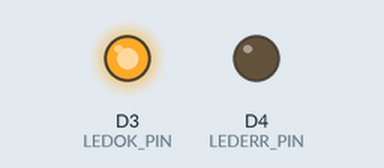
Recording of a program running on a simulated ESP8266 (NodeMCU). Parts: output pins drawn as LEDs (lit = HIGH). WiFi joins after 1.5 s; servers stay silent unless stated; what the program prints to the serial monitor is not drawn.

Above: at 0.1 s.
At 1.8 s:
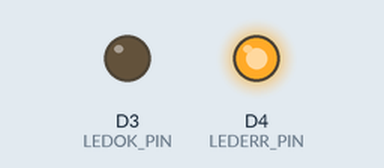
Timing chart, 0 to 3.3 s (numbered marks = the images above):
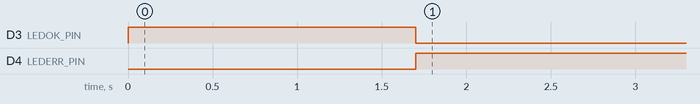

Measured:
- by itself, D3 (LEDOK_PIN): HIGH → LOW at 1.7 s
- by itself, D4 (LEDERR_PIN): LOW → HIGH at 1.7 s

The program:

main.cpp
```cpp
#include "Arduino.h"
#include "led/Led.h"
#include "potenz/Potenziometro.h"
#include <ESP8266HTTPClient.h>
#include <ESP8266WiFi.h>
#include <ArduinoJson.h>

#define LEDERR_PIN D4
#define LEDOK_PIN D3
#define POT_PIN A0

Potenziometro* pot;
Light* ledErr;
Light* ledOk;

/* wifi network name */
String ssidName = "TODO";
/* WPA2 PSK password */
String pwd = "TODO";
/* service IP address */
String address = "TODO";
/*STATO BIDONE */
enum { AVAILABLE, NOTAVAILABLE} stato;
/*Wmax*/
int maxWeight = 0;
int pesoAttuale = 0;

void setup() {
  Serial.begin(9600);

  ledOk = new Led(LEDOK_PIN);
  ledErr = new Led(LEDERR_PIN);
  pot = new Potenziometro(POT_PIN);

  maxWeight = pot->readPotenziometro();
  stato = AVAILABLE;

  ledOk->switchOn();
  ledErr->switchOff();

  WiFi.begin(ssidName, pwd);
  Serial.print("Connecting...");
  while (WiFi.status() != WL_CONNECTED) {
    delay(500);
    Serial.print(".");
  }
  Serial.println("Connected");
}

String extractJSONfromArray(String risposta){

  // compute the required size
  const size_t CAPACITY = JSON_ARRAY_SIZE(100);

  // allocate the memory for the document
  StaticJsonDocument<CAPACITY> doc;

  // parse a JSON array
  deserializeJson(doc, risposta);

  // extract the values
  JsonArray array = doc.as<JsonArray>();
  String valore;
  for(JsonVariant v : array) {
      valore = v.as<String>();
  }
  return valore;
}

int sendData(String address, String apiMethod, String key, String value){
  int httpCode = 0;
  if(WiFi.status()== WL_CONNECTED){   //Check WiFi connection status
    WiFiClient client;
    HTTPClient http;    //Declare object of class HTTPClient

    http.begin(client, address + "/api/" + apiMethod);      //Specify request destination
    http.addHeader("Content-Type", "application/json");  //Specify content-type header

    String msg = "{ \"" + key + "\":" + value + " }";
    httpCode = http.POST(msg);   //Send the request
    String payload = http.getString();                  //Get the response payload

    Serial.println(httpCode);   //Print HTTP return code
    Serial.println(payload);    //Print request response payload

    http.end();  //Close connection
  }

  return httpCode;
}

String getData(String address, String apiMethod){
  String payload = "Errore";
  if (WiFi.status() == WL_CONNECTED) { //Check WiFi connection status
    WiFiClient client;
    HTTPClient http;  //Declare an object of class HTTPClient

    http.begin(client, address + "/api/" + apiMethod);  //Specify request destination
    int httpCode = http.GET(); //Send the request
    if (httpCode > 0) { //Check the returning code
      payload = http.getString();   //Get the request response payload
    }

    http.end();   //Close connection
  }
  return payload;
}

bool isAvailable(){
  String dati = getData(address, "isAvailable");
  String risposta = extractJSONfromArray(dati);
  const size_t CAPACITY = JSON_OBJECT_SIZE(4);
  StaticJsonDocument<CAPACITY> doc;
  // deserialize the object
  deserializeJson(doc, risposta);

  // extract the data
  JsonObject object = doc.as<JsonObject>();
  String stato = object["value"];
  Serial.println(stato);

  return stato == "true" ? true : false;
}

int setAvailable(String stato){
  return sendData(address, "setavailability", "value", stato);
}

int getTotalWeight(){
  String dati = getData(address, "ndeposit");
  String risposta = extractJSONfromArray(dati);
  const size_t CAPACITY = JSON_OBJECT_SIZE(4);
  StaticJsonDocument<CAPACITY> doc;

  // deserialize the object
  deserializeJson(doc, risposta);

  // extract the data
  JsonObject object = doc.as<JsonObject>();
  int peso = object["weight"];

  return peso;
}

void checkStato(){
  switch(stato){
    case AVAILABLE:
      if(!maxWeight){
        maxWeight = pot->readPotenziometro();
        ledOk->switchOn();
        ledErr->switchOff();
      }
    break;
    case NOTAVAILABLE:
      if(maxWeight){
        maxWeight = 0;
        ledOk->switchOff();
        ledErr->switchOn();
      }
    break;
  }
}
void loop() {
  if(stato == AVAILABLE && !isAvailable()) {
    stato = NOTAVAILABLE;
    checkStato();
  } else if(stato == NOTAVAILABLE && isAvailable()) {
    stato = AVAILABLE;
    pesoAttuale = getTotalWeight();
    checkStato();
  } else if(stato == AVAILABLE && pesoAttuale > maxWeight){
    stato = NOTAVAILABLE;
    setAvailable("false");
    checkStato();
  } else if(stato == AVAILABLE && pesoAttuale <= maxWeight){
    pesoAttuale = getTotalWeight();
    Serial.println(pesoAttuale);
    Serial.println(maxWeight);
  }
  delay(1000);
}
```

Led.cpp
```cpp
#include "Led.h"
#include "Arduino.h"

Led::Led(int pin){
  this->pin = pin;
  pinMode(pin,OUTPUT);
}

void Led::switchOn(){
  digitalWrite(pin,HIGH);
}

void Led::switchOff(){
  digitalWrite(pin,LOW);
};
```

Led.h
```cpp
#ifndef __LED__
#define __LED__

#include "Light.h"

class Led: public Light {
public:
  Led(int pin);
  void switchOn();
  void switchOff();
private:
  int pin;
};

#endif
```

Light.h
```cpp
#ifndef __LIGHT__
#define __LIGHT__

class Light {
public:
  virtual void switchOn() = 0;
  virtual void switchOff() = 0;
};

#endif
```

Potenziometro.cpp
```cpp
#include "Potenziometro.h"
#include "Arduino.h"

Potenziometro::Potenziometro(int pin){
  this->pin = pin;
  }

// Return positions from 2 to 10 multiple of 2
int Potenziometro::readPotenziometro(){
  return map(analogRead(pin), 0, 1023, 1, 5) * 2000;
};
```

Potenziometro.h
```cpp
#ifndef __POTENZ__
#define __POTENZ__

class Potenziometro {
public:
  Potenziometro(int pin);
  int readPotenziometro();
private:
  int pin;
};
#endif
```
